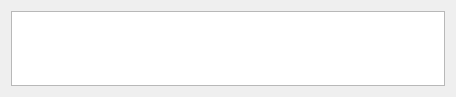
<?xml version="1.0" encoding="UTF-8"?>
<ui version="4.0">
 <class>ReosMessageBox</class>
 <widget class="QWidget" name="ReosMessageBox">
  <property name="geometry">
   <rect>
    <x>0</x>
    <y>0</y>
    <width>456</width>
    <height>97</height>
   </rect>
  </property>
  <property name="windowTitle">
   <string>Messages</string>
  </property>
  <layout class="QVBoxLayout" name="verticalLayout">
   <item>
    <layout class="QHBoxLayout" name="horizontalLayout"/>
   </item>
   <item>
    <widget class="QTextBrowser" name="textBrowser"/>
   </item>
  </layout>
 </widget>
 <resources/>
 <connections/>
</ui>
